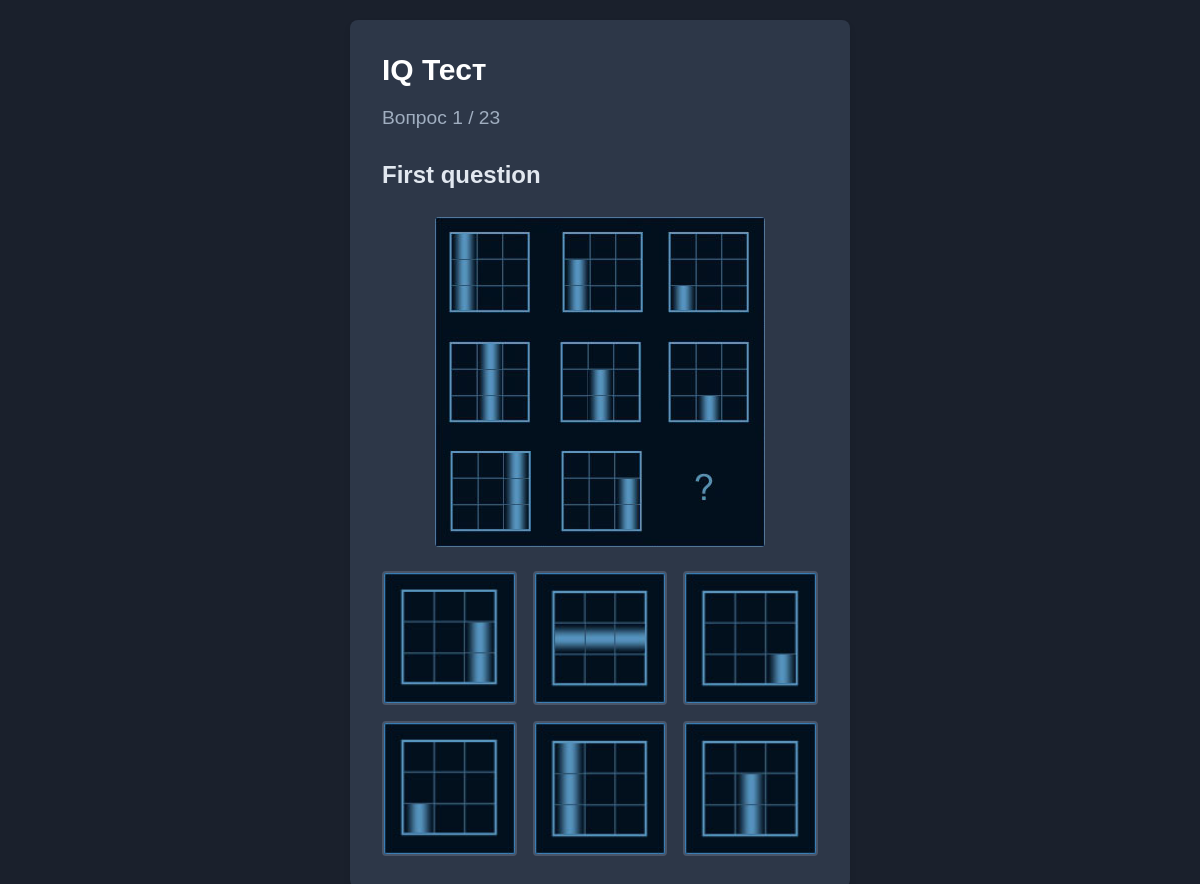
Screenshot of /test/ (signed in) with the database file from the repository.
### main/models.py (models this page shows, shortened)
class Question(models.Model):
    text = models.TextField()
    image = models.ImageField(upload_to='questions/', blank=True, null=True)  # ← добавили
    option1 = models.ImageField(upload_to='answers/', blank=True, null=True)
    option2 = models.ImageField(upload_to='answers/', blank=True, null=True)
    option3 = models.ImageField(upload_to='answers/', blank=True, null=True)
    option4 = models.ImageField(upload_to='answers/', blank=True, null=True)
    option5 = models.ImageField(upload_to='answers/', blank=True, null=True)
    option6 = models.ImageField(upload_to='answers/', blank=True, null=True)
    correct_option = models.IntegerField()  # 1-4

### main/views.py (the view, shortened to what this page needs)
# urls.py: path('test/', views.iq_test_view, name='iq_test'),   # <-- Новый маршрут
@login_required
def iq_test_view(request):
    questions = Question.objects.all().order_by('id')
    total = len(questions)
    current_index = request.session.get('current_index', 0)
    if current_index >= total:
        return redirect('test_result')
    question = questions[current_index]
    progress = f"{current_index + 1} / {total}"
    return render(request, "main/iq_test_single.html", {
        "question": question,
        "progress": progress,
    })

### main/templatetags/question_extras.py (called while the page is built)
@register.filter
def get_option(question, index):
    return getattr(question, f"option{index}", None)

### main/templates/main/iq_test_single.html (shortened to what this page needs)
<!DOCTYPE html>
<html lang="ru">
<head>
  <script src="https://cdn.tailwindcss.com"></script>
  {% load static %}
  {% load question_extras %}
</head>
<body>
  <div class="question-container">
    <h2 class="text-3xl font-bold text-white mb-4">IQ Тест</h2>
    <p class="progress">Вопрос {{ progress }}</p>
    <form method="post" class="space-y-6">
      <p class="question-text">{{ question.text }}</p>
      {% if question.image %}
        <img src="{{ question.image.url }}" alt="Вопрос" class="image-question">
      {% endif %}
      <div class="options-grid">
        {% for i in "123456" %}
          {% with opt=question|get_option:i %}
            {% if opt %}
              <div class="option-item" data-value="{{ i }}">
                <img src="{{ opt.url }}" alt="Вариант {{ i }}">
              </div>
            {% endif %}
          {% endwith %}
        {% endfor %}
      </div>
    </form>
  </div>
</body>
</html>

### main/templates/main/iq_test_single.html (style rules this page uses)
body { background-color: #1a202c; color: #e2e8f0; font-family: 'Arial', sans-serif; min-height: 100vh; display: flex; flex-direction: column; align-items: center; padding: 20px; }
.question-container { max-width: 500px; width: 100%; background-color: #2d3748; padding: 2rem; border-radius: 0.5rem; box-shadow: 0 4px 6px rgba(0, 0, 0, 0.1); }
.progress { font-size: 1.2rem; color: #a0aec0; margin-bottom: 1rem; }
.question-text { font-size: 1.5rem; font-weight: 600; margin-bottom: 1.5rem; }
.image-question { max-width: 100%; height: auto; margin-bottom: 1.5rem; border-radius: 0.25rem; display: block; margin-left: auto; margin-right: auto; }
.options-grid { display: grid; grid-template-columns: repeat(auto-fit, minmax(120px, 1fr)); gap: 1rem; margin-bottom: 2rem; }
.option-item { cursor: pointer; border: 2px solid #4a5568; border-radius: 0.25rem; overflow: hidden; transition: border-color 0.3s ease; }
.option-item img { width: 100%; height: 100%; object-fit: cover; }

### rows the page displays
Question: text "First question", image (picture)

### other values shown
{{ progress }} "1 / 23"
